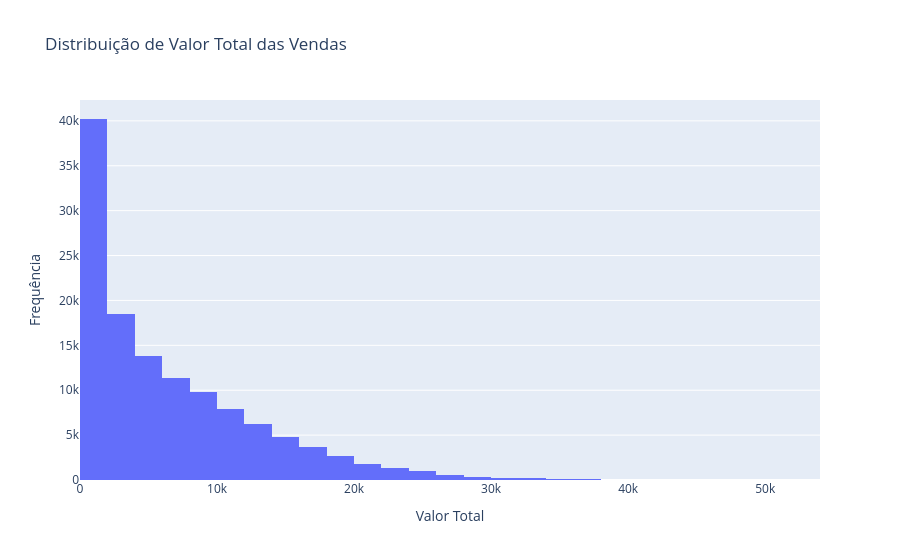
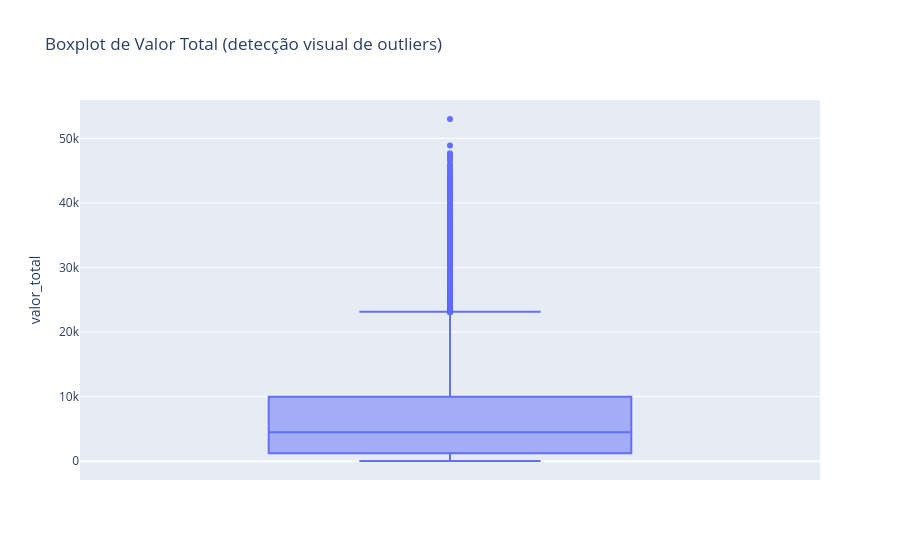

Source (notebook cell) for these figures, in order:
### Markdown cell above
### Enunciados - Perguntas de Negocio Obrigatorias


1. Analise de Receita: evolucao das vendas mes a mes; existe sazonalidade?
2. Performance de Vendas: top 5 vendedores e comissao (2.5%).
3. Analise de Produto: categorias com maior margem de lucro ou volume.
4. Risco Financeiro: taxa de inadimplencia por UF.
5. Pergunta extra (criatividade).

**Resposta:** calculos e tabelas no codigo abaixo.

### Code cell
# =========================
# EDA (Análise Exploratória)
# =========================
print('Shape:', df.shape)
print('Período:', df['data_emissao'].min(), 'até', df['data_emissao'].max())

print('\nTipos das colunas:')
display(df.dtypes.to_frame('dtype'))

print('\nPercentual de nulos (%):')
nulos_pct = (df.isna().mean() * 100).sort_values(ascending=False).round(2)
display(nulos_pct.to_frame('nulos_%'))

duplicadas = df.duplicated(subset=['id_nota_fiscal']).sum()
print(f'\nNotas fiscais duplicadas: {duplicadas}')

print('\nResumo estatístico (numéricas):')
colunas_eda = ['valor_total', 'custo_total', 'valor_recebido', 'saldo_aberto', 'valor_inadimplente', 'lucro', 'margem_pct']
colunas_eda = [c for c in colunas_eda if c in df.columns]
display(df[colunas_eda].describe().T)

# Outliers simples por IQR em valor_total
q1 = df['valor_total'].quantile(0.25)
q3 = df['valor_total'].quantile(0.75)
iqr = q3 - q1
lim_inf = q1 - 1.5 * iqr
lim_sup = q3 + 1.5 * iqr
outliers_valor = ((df['valor_total'] < lim_inf) | (df['valor_total'] > lim_sup)).sum()
print(f'Outliers (IQR) em valor_total: {outliers_valor}')

# Visualizações exploratórias
dist_valor = px.histogram(
    df,
    x='valor_total',
    nbins=50,
    title='Distribuição de Valor Total das Vendas'
 )
dist_valor.update_layout(xaxis_title='Valor Total', yaxis_title='Frequência')
dist_valor.show()

box_valor = px.box(df, y='valor_total', title='Boxplot de Valor Total (detecção visual de outliers)')
box_valor.show()

# =========================
# KPIs e perguntas obrigatórias
# =========================
total_vendido = df['valor_total'].sum()
ticket_medio = df['valor_total'].mean()
total_inadimplente = df['valor_inadimplente'].sum()
taxa_inadimplencia = (total_inadimplente / total_vendido) if total_vendido else 0

# Taxa oficial (base conta_receber, conforme regra da aula/painel)
q_inadimplencia_oficial = text('''
SELECT
    COALESCE(SUM(valor_original), 0) AS carteira_total,
    COALESCE(SUM(CASE WHEN data_recebimento IS NULL AND vencimento < CURRENT_DATE THEN valor_original ELSE 0 END), 0) AS valor_em_atraso
FROM financeiro.conta_receber
''')

resumo_inad_oficial = pd.read_sql(q_inadimplencia_oficial, engine)
carteira_total_oficial = resumo_inad_oficial.loc[0, 'carteira_total']
valor_em_atraso_oficial = resumo_inad_oficial.loc[0, 'valor_em_atraso']
taxa_inadimplencia_oficial = (valor_em_atraso_oficial / carteira_total_oficial) if carteira_total_oficial else 0

print(f'Total vendido: R$ {total_vendido:,.2f}')
print(f'Ticket médio: R$ {ticket_medio:,.2f}')
print(f'Total inadimplente (visão gerencial por notas): R$ {total_inadimplente:,.2f}')
print(f'Taxa de inadimplência (visão gerencial): {taxa_inadimplencia:.2%}')
print(f'Carteira total oficial: R$ {carteira_total_oficial:,.2f}')
print(f'Valor em atraso oficial: R$ {valor_em_atraso_oficial:,.2f}')
print(f'Taxa de inadimplência oficial: {taxa_inadimplencia_oficial:.2%}')

# 1) Evolução mês a mês
receita_mensal = (
    df.groupby('mes', as_index=False)['valor_total']
      .sum()
      .sort_values('mes')
)

# 2) Top 5 vendedores e comissão de 2.5% (usar nome_vendedor se disponível)
if 'nome_vendedor' in df.columns and df['nome_vendedor'].notna().any():
    top_vendedores = (
        df.groupby('nome_vendedor', dropna=True, as_index=False)['valor_total']
          .sum()
          .sort_values('valor_total', ascending=False)
          .head(5)
    )
else:
    top_vendedores = (
        df.groupby('id_vendedor', as_index=False)['valor_total']
          .sum()
          .sort_values('valor_total', ascending=False)
          .head(5)
    )
    top_vendedores = top_vendedores.rename(columns={'id_vendedor': 'nome_vendedor'})

top_vendedores['comissao_2_5_pct'] = top_vendedores['valor_total'] * 0.025

# 3) Categorias com maior lucro / volume (explodindo categorias_lista)
vendas_cat = (
    df[['id_nota_fiscal', 'valor_total', 'categorias_lista', 'qtd_categorias', 'lucro']]
    .explode('categorias_lista')
    .assign(valor_rateado=lambda d: d['valor_total'] / d['qtd_categorias'],
            lucro_rateado=lambda d: d['lucro'] / d['qtd_categorias'])
    .groupby('categorias_lista', as_index=False)
    .agg(valor_total=('valor_rateado', 'sum'), lucro=('lucro_rateado', 'sum'))
    .sort_values('lucro', ascending=False)
)
analise_categoria = vendas_cat.rename(columns={'categorias_lista': 'categoria_produto'})

# 4) Taxa de inadimplência por UF (base monetária)
inad_uf = (
    df.groupby('uf', as_index=False)
      .agg(total=('valor_total', 'sum'), inad_valor=('valor_inadimplente', 'sum'))
)
inad_uf['taxa_inadimplencia'] = inad_uf['inad_valor'] / inad_uf['total'].where(inad_uf['total'] != 0, 1)
inad_uf = inad_uf.sort_values('taxa_inadimplencia', ascending=False)

print('\nTop 5 vendedores:')
display(top_vendedores)

print('\nCategorias (lucro e vendas):')
display(analise_categoria.head(10))

print('\nInadimplência por UF:')
display(inad_uf.head(10))

### Figure 1 — Plotly figure (JSON) as saved in the notebook; plotly's stock layout.template omitted (floating-point values rounded to 4 significant figures; data arrays with more than 128 entries replaced by an {"elided": "..."} marker saying what was removed)
{"data": [{"bingroup": "x", "hovertemplate": "valor_total=%{x}<br>count=%{y}<extra></extra>", "legendgroup": "", "marker": {"color": "#636efa", "pattern": {"shape": ""}}, "name": "", "nbinsx": 50, "orientation": "v", "showlegend": false, "type": "histogram", "x": {"elided": "124745 float values"}, "xaxis": "x", "yaxis": "y"}], "layout": {"barmode": "relative", "legend": {"tracegroupgap": 0}, "title": {"text": "Distribuição de Valor Total das Vendas"}, "xaxis": {"anchor": "y", "domain": [0, 1], "title": {"text": "Valor Total"}}, "yaxis": {"anchor": "x", "domain": [0, 1], "title": {"text": "Frequência"}}}}

### Figure 2 — Plotly figure (JSON) as saved in the notebook; plotly's stock layout.template omitted (floating-point values rounded to 4 significant figures; data arrays with more than 128 entries replaced by an {"elided": "..."} marker saying what was removed)
{"data": [{"alignmentgroup": "True", "hovertemplate": "valor_total=%{y}<extra></extra>", "legendgroup": "", "marker": {"color": "#636efa"}, "name": "", "notched": false, "offsetgroup": "", "orientation": "v", "showlegend": false, "type": "box", "x0": " ", "xaxis": "x", "y": {"elided": "124745 float values"}, "y0": " ", "yaxis": "y"}], "layout": {"boxmode": "group", "legend": {"tracegroupgap": 0}, "title": {"text": "Boxplot de Valor Total (detecção visual de outliers)"}, "xaxis": {"anchor": "y", "domain": [0, 1]}, "yaxis": {"anchor": "x", "domain": [0, 1], "title": {"text": "valor_total"}}}}
